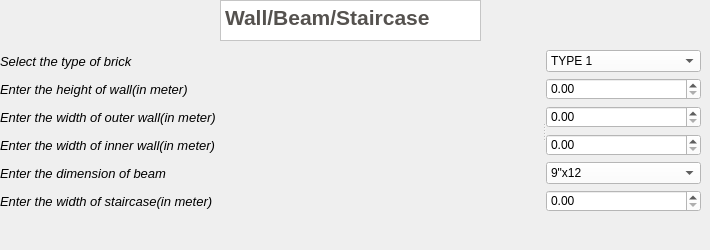
    <widget class="QWidget" name="page_3">
     <widget class="QTextBrowser" name="TBF_2">
      <property name="geometry">
       <rect>
        <x>220</x>
        <y>0</y>
        <width>261</width>
        <height>41</height>
       </rect>
      </property>
      <property name="styleSheet">
       <string notr="true">background-color:rgb(255, 255, 255)</string>
      </property>
      <property name="html">
       <string>&lt;!DOCTYPE HTML PUBLIC &quot;-//W3C//DTD HTML 4.0//EN&quot; &quot;http://www.w3.org/TR/REC-html40/strict.dtd&quot;&gt;
&lt;html&gt;&lt;head&gt;&lt;meta name=&quot;qrichtext&quot; content=&quot;1&quot; /&gt;&lt;style type=&quot;text/css&quot;&gt;
p, li { white-space: pre-wrap; }
&lt;/style&gt;&lt;/head&gt;&lt;body style=&quot; font-family:'MS Shell Dlg 2'; font-size:8.25pt; font-weight:400; font-style:normal;&quot;&gt;
&lt;p style=&quot; margin-top:0px; margin-bottom:0px; margin-left:0px; margin-right:0px; -qt-block-indent:0; text-indent:0px;&quot;&gt;&lt;span style=&quot; font-size:16pt; font-weight:600; color:#55524f;&quot;&gt;Wall/Beam/Staircase&lt;/span&gt;&lt;/p&gt;&lt;/body&gt;&lt;/html&gt;</string>
      </property>
     </widget>
     <widget class="QSplitter" name="splitter_7">
      <property name="geometry">
       <rect>
        <x>0</x>
        <y>50</y>
        <width>701</width>
        <height>191</height>
       </rect>
      </property>
      <property name="orientation">
       <enum>Qt::Horizontal</enum>
      </property>
      <widget class="QWidget" name="verticalLayoutWidget">
       <layout class="QVBoxLayout" name="verticalLayout_4">
        <item>
         <widget class="QLabel" name="LFT_3">
          <property name="minimumSize">
           <size>
            <width>251</width>
            <height>21</height>
           </size>
          </property>
          <property name="font">
           <font>
            <pointsize>10</pointsize>
            <italic>true</italic>
           </font>
          </property>
          <property name="text">
           <string>Select the type of brick</string>
          </property>
         </widget>
        </item>
        <item>
         <widget class="QLabel" name="label">
          <property name="minimumSize">
           <size>
            <width>231</width>
            <height>16</height>
           </size>
          </property>
          <property name="font">
           <font>
            <pointsize>10</pointsize>
            <italic>true</italic>
           </font>
          </property>
          <property name="text">
           <string>Enter the height of wall(in meter)</string>
          </property>
          <property name="textFormat">
           <enum>Qt::AutoText</enum>
          </property>
         </widget>
        </item>
        <item>
         <widget class="QLabel" name="label_2">
          <property name="minimumSize">
           <size>
            <width>231</width>
            <height>16</height>
           </size>
          </property>
          <property name="font">
           <font>
            <pointsize>10</pointsize>
            <italic>true</italic>
           </font>
          </property>
          <property name="text">
           <string>Enter the width of outer wall(in meter)</string>
          </property>
          <property name="textFormat">
           <enum>Qt::AutoText</enum>
          </property>
         </widget>
        </item>
        <item>
         <widget class="QLabel" name="label_3">
          <property name="minimumSize">
           <size>
            <width>231</width>
            <height>16</height>
           </size>
          </property>
          <property name="font">
           <font>
            <pointsize>10</pointsize>
            <italic>true</italic>
           </font>
          </property>
          <property name="text">
           <string>Enter the width of inner wall(in meter)</string>
          </property>
          <property name="textFormat">
           <enum>Qt::AutoText</enum>
          </property>
         </widget>
        </item>
        <item>
         <widget class="QLabel" name="label_4">
          <property name="minimumSize">
           <size>
            <width>231</width>
            <height>16</height>
           </size>
          </property>
          <property name="font">
           <font>
            <pointsize>10</pointsize>
            <italic>true</italic>
           </font>
          </property>
          <property name="text">
           <string>Enter the dimension of beam</string>
          </property>
          <property name="textFormat">
           <enum>Qt::AutoText</enum>
          </property>
         </widget>
        </item>
        <item>
         <widget class="QLabel" name="label_5">
          <property name="minimumSize">
           <size>
            <width>231</width>
            <height>16</height>
           </size>
          </property>
          <property name="font">
           <font>
            <pointsize>10</pointsize>
            <italic>true</italic>
           </font>
          </property>
          <property name="text">
           <string>Enter the width of staircase(in meter)</string>
          </property>
          <property name="textFormat">
           <enum>Qt::AutoText</enum>
          </property>
         </widget>
        </item>
       </layout>
      </widget>
      <widget class="QWidget" name="verticalLayoutWidget_2">
       <layout class="QVBoxLayout" name="verticalLayout_5">
        <property name="sizeConstraint">
         <enum>QLayout::SetMinAndMaxSize</enum>
        </property>
        <property name="leftMargin">
         <number>0</number>
        </property>
        <property name="topMargin">
         <number>0</number>
        </property>
        <item>
         <widget class="QComboBox" name="CBFT_3">
          <property name="styleSheet">
           <string notr="true">background-color:rgb(255, 255, 255)</string>
          </property>
          <item>
           <property name="text">
            <string>TYPE 1</string>
           </property>
          </item>
          <item>
           <property name="text">
            <string>TYPE 2</string>
           </property>
          </item>
         </widget>
        </item>
        <item>
         <widget class="QDoubleSpinBox" name="DSWH">
          <property name="styleSheet">
           <string notr="true">background-color:rgb(255,255,255)</string>
          </property>
         </widget>
        </item>
        <item>
         <widget class="QDoubleSpinBox" name="DSWW">
          <property name="styleSheet">
           <string notr="true">background-color:rgb(255,255,255)</string>
          </property>
         </widget>
        </item>
        <item>
         <widget class="QDoubleSpinBox" name="DSWWI">
          <property name="styleSheet">
           <string notr="true">background-color:rgb(255,255,255)</string>
          </property>
         </widget>
        </item>
        <item>
         <widget class="QComboBox" name="DSDB">
          <property name="styleSheet">
           <string notr="true">background-color:rgb(255, 255, 255)</string>
          </property>
          <property name="currentText">
           <string>9&quot;x12</string>
          </property>
          <item>
           <property name="text">
            <string>9&quot;x12</string>
           </property>
          </item>
          <item>
           <property name="text">
            <string>12&quot;x12&quot;</string>
           </property>
          </item>
         </widget>
        </item>
        <item>
         <widget class="QDoubleSpinBox" name="DSWIS">
          <property name="styleSheet">
           <string notr="true">background-color:rgb(255,255,255)</string>
          </property>
         </widget>
        </item>
       </layout>
      </widget>
     </widget>
    </widget>
